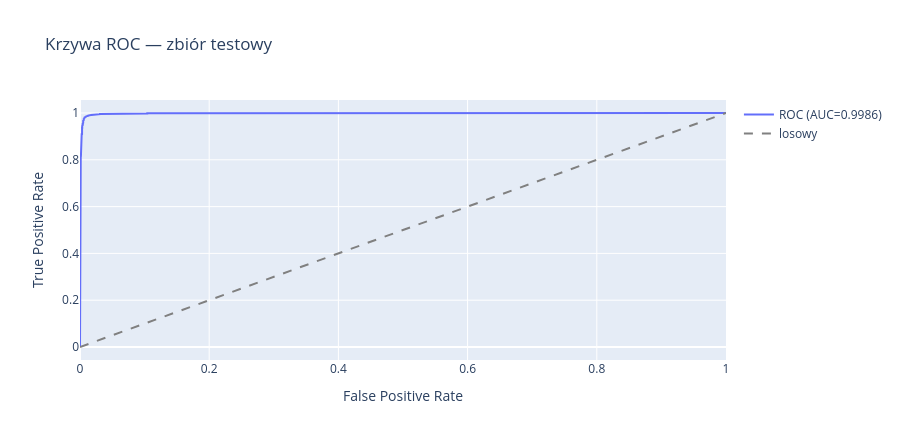

This figure's notebook cell:
### Code cell
y_proba = model.predict_proba(test["text"])[:, 1]
fpr, tpr, _ = roc_curve(test["label"], y_proba)
fig = go.Figure()
fig.add_trace(
    go.Scatter(x=fpr, y=tpr, mode="lines", name=f"ROC (AUC={test_metrics['roc_auc']})")
)
fig.add_trace(
    go.Scatter(
        x=[0, 1],
        y=[0, 1],
        mode="lines",
        line=dict(dash="dash", color="gray"),
        name="losowy",
    )
)
fig.update_layout(
    title="Krzywa ROC — zbiór testowy",
    xaxis_title="False Positive Rate",
    yaxis_title="True Positive Rate",
    height=440,
)
fig.write_image(FIGURES / "baseline_roc.png", scale=2)
fig.show()

### Figure 1 — Plotly figure (JSON) as saved in the notebook; plotly's stock layout.template omitted (floating-point values rounded to 4 significant figures; data arrays with more than 128 entries replaced by an {"elided": "..."} marker saying what was removed)
{"data": [{"mode": "lines", "name": "ROC (AUC=0.9986)", "type": "scatter", "x": {"elided": "186 float values"}, "y": {"elided": "186 float values"}}, {"line": {"color": "gray", "dash": "dash"}, "mode": "lines", "name": "losowy", "type": "scatter", "x": [0, 1], "y": [0, 1]}], "layout": {"height": 440, "title": {"text": "Krzywa ROC — zbiór testowy"}, "xaxis": {"title": {"text": "False Positive Rate"}}, "yaxis": {"title": {"text": "True Positive Rate"}}}}
